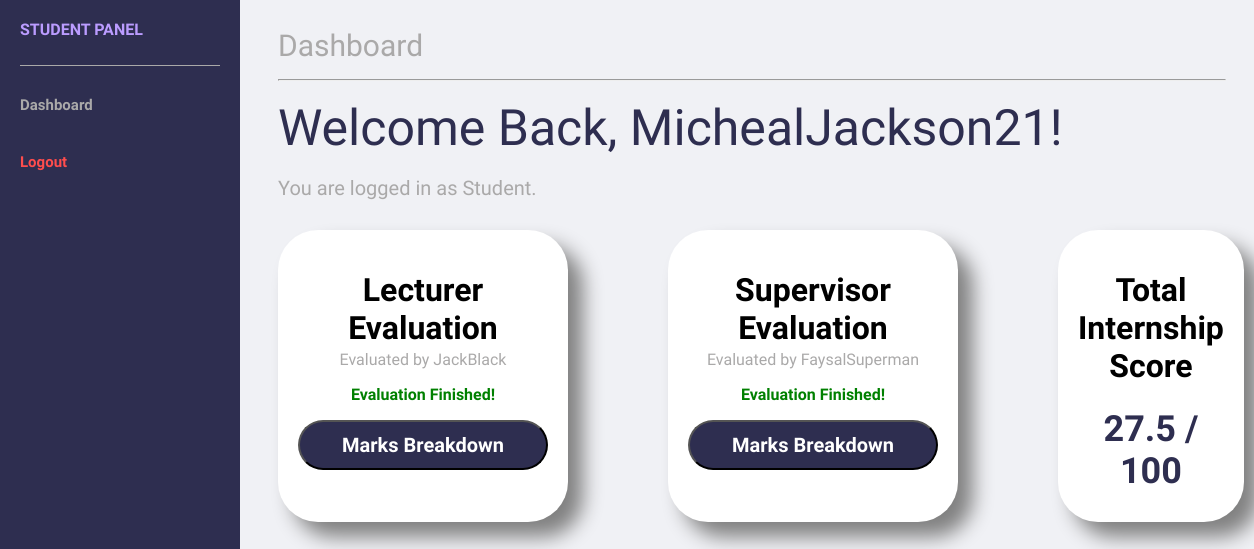
/StudentDashboard.php (signed in), run on the app's committed database.
### tables this page shows
CREATE TABLE `studentprofile` (
  `StudentProfileID` int(11) NOT NULL,
  `StudentAccountID` int(11) NOT NULL,
  `FirstName` varchar(100) NOT NULL,
  `LastName` varchar(100) NOT NULL,
  `ProgrammeCode` varchar(100) NOT NULL,
  `YearOfStudy` int(11) NOT NULL,
  `AssesorAccountIDLect` int(11) DEFAULT NULL,
  `AssesorAccountIDSuper` int(11) DEFAULT NULL
);

CREATE TABLE `assesoraccountlist` (
  `AssessorAccountID` int(11) NOT NULL,
  `Password` varchar(100) NOT NULL,
  `Username` varchar(100) NOT NULL,
  `AdminAccountID` int(11) NOT NULL,
  `AssesorType` enum('Lecturer','Supervisor') NOT NULL
);

### ExecutePStatement.php (called while the page is built, shortened)
<?php
function executePreparedStatement($sql, $params) {
    global $conn;
    $stmt = $conn->prepare($sql);
    if (!empty($params)) {
        $stmt->bind_param(str_repeat('s', count($params)), ...$params);
    }
    if (stripos($sql, "SELECT") === 0) {
        $stmt->execute();
        $result = $stmt->get_result();
    } else {
        $result = $stmt->execute();
    }
    return $result;
}
?>

### StudentDashboard.php (the view, shortened to what this page needs)
<?php
include 'Connection.php';
include 'ExecutePStatement.php';
$sqlProfile = "SELECT sp.*,
               lect.Username as LectName,
               super.Username as SuperName
               FROM studentprofile sp
               LEFT JOIN assesoraccountlist lect ON sp.AssesorAccountIDLect = lect.AssessorAccountID
               LEFT JOIN assesoraccountlist super ON sp.AssesorAccountIDSuper = super.AssessorAccountID
               WHERE sp.StudentAccountID = ?";
$resProfile = executePreparedStatement($sqlProfile, [$_SESSION['user_id']]);
$profileData = $resProfile->fetch_assoc();
$sqlLect = "SELECT ar.* FROM assessmentrecords ar WHERE StudentID = ? AND AssesorType = 'Lecturer'";
$SeeResultsLect = executePreparedStatement($sqlLect, [$_SESSION['user_id']]);
$lectGrade = $SeeResultsLect->fetch_assoc();
$sqlSuper = "SELECT ar.* FROM assessmentrecords ar WHERE StudentID = ? AND AssesorType = 'Supervisor'";
$SeeResultsSuper = executePreparedStatement($sqlSuper, [$_SESSION['user_id']]);
$superGrade = $SeeResultsSuper->fetch_assoc();
$lectScoreNum = isset($lectGrade['Internship_Score']) ? (int)$lectGrade['Internship_Score'] : 0;
$superScoreNum = isset($superGrade['Internship_Score']) ? (int)$superGrade['Internship_Score'] : 0;
$totalScore = $lectScoreNum + $superScoreNum;
$current_user = $_SESSION['username'];
$role = $_SESSION['user_role'];
?>
<!DOCTYPE html>
<html lang="en">
<head>
    <link rel="stylesheet" href="CssFiles/StudentDashBoard.css">
    <link rel="stylesheet" href="CssFiles/StudentTableStyle.css">
</head>
<body>
     <nav>
        <p>STUDENT PANEL</p>
        <hr>
        <a href="#">Dashboard</a><br>
        <div id="logout">
            <a href="Logout.php" onclick="return confirm('Are you sure you want to logout?')">Logout</a>
        </div>
    </nav>
    <div class = "main">
        <div id="title">Dashboard</div>
        <hr>
        <header>Welcome Back, <?php echo $current_user. "!" ?> </header>
        <br>
        <div id="subtitle">You are logged in as <?php echo $role; ?>.</div>
        <div class="container">
            <div class="box">
                <h1 style="margin-bottom:2px;">Lecturer <br> Evaluation</h1>
                <p style="margin-top:2px;">Evaluated by <?php echo $profileData['LectName']; ?></p>
                <?php if ($lectGrade): ?>
                    <p style="color:green; font-weight:bold;">Evaluation Finished!</p>
                    <button onclick="toggleBreakdown('lecturer')">Marks Breakdown</button>
                <?php else: ?>
                    <p style="color:#ff8787;">Pending Evaluation</p>
                <?php endif; ?>
            </div>
            <div class="box">
                <h1 style="margin-bottom:2px;">Supervisor Evaluation</h1>
                <p style="margin-top:2px;">Evaluated by <?php echo $profileData['SuperName']; ?></p>
                <?php if ($superGrade): ?>
                    <p style="color:green; font-weight:bold;">Evaluation Finished!</p>
                    <button onclick="toggleBreakdown('supervisor')">Marks Breakdown</button>
                <?php else: ?>
                    <p style="color:#ff8787;">Pending Evaluation. Please wait</p>
                <?php endif; ?>
            </div>
            <div class="box total-box">
                <h1>Total Internship Score</h1>
                <?php if ($lectGrade || $superGrade): ?>
                    <p style="font-size: 36px; margin: 10px 0; color: #2e2e50;"><strong><?php echo $totalScore/2; ?> / 100</strong></p>
                <?php else: ?>
                    <p>No evaluations have been submitted yet.</p>
                <?php endif; ?>
            </div>
        </div>
    </div>
</body>
</html>

### CssFiles/StudentDashBoard.css (style rules this page uses)
body { font-family: "Bricolage Grotesque", sans-serif; padding: 20px; }
body { background-color: #f0f1f5 ; }
nav { height: 100%; width:200px; position: fixed; top:0; left:0; background-color: #2e2e50; overflow-x: hidden; padding:20px; }
nav p { font-weight: bold; color: #bb9cff ; padding-bottom: 10px; margin-top: 0; }
nav hr { margin-bottom: 30px; border: 0; border-top: 1px solid #aaa9a9; margin-left: 0; }
nav a { text-decoration: none; font-size: 15px; color: #aaa9a9; display: block; transition: 0.3s; align-items: left; font-weight:bold; margin-bottom:20px }
#logout a { color: #ff4d4d; font-weight: bold; }
.main { margin-left:250px; }
.main hr { color:#aaa9a9; }
#title { color: #aaa9a9; font-size:30px; padding-bottom:8px; }
header { font-size:50px; color:#2e2e50; padding-top:10px; }
#subtitle { color: #aaa9a9; font-size: 20px; }
.container { display:flex; }
.box { background-color: white; box-shadow: black; text-align: center; margin-top:30px; margin-right:100px; width:300px; padding:20px 20px 20px; border-radius: 40px; box-shadow: 15px 15px 20px grey; transition: 0.3s ease; }
.box h1 { padding-bottom: 1px; }
.box p { color:#aaa9a9; }
.box button { background-color: #2e2e50; color: white; font-family: "Bricolage Grotesque"; font-size:20px; font-weight:bold; width:250px; height:50px; border-radius: 30px; cursor:pointer; transition:0.3s; }

### data on the page
studentprofile: AssesorAccountIDLect.Username "JackBlack", AssesorAccountIDSuper.Username "FaysalSuperman"

### other printed values
$current_user "MichealJackson21"
$role "Student"
$totalScore/2 "27.5"
